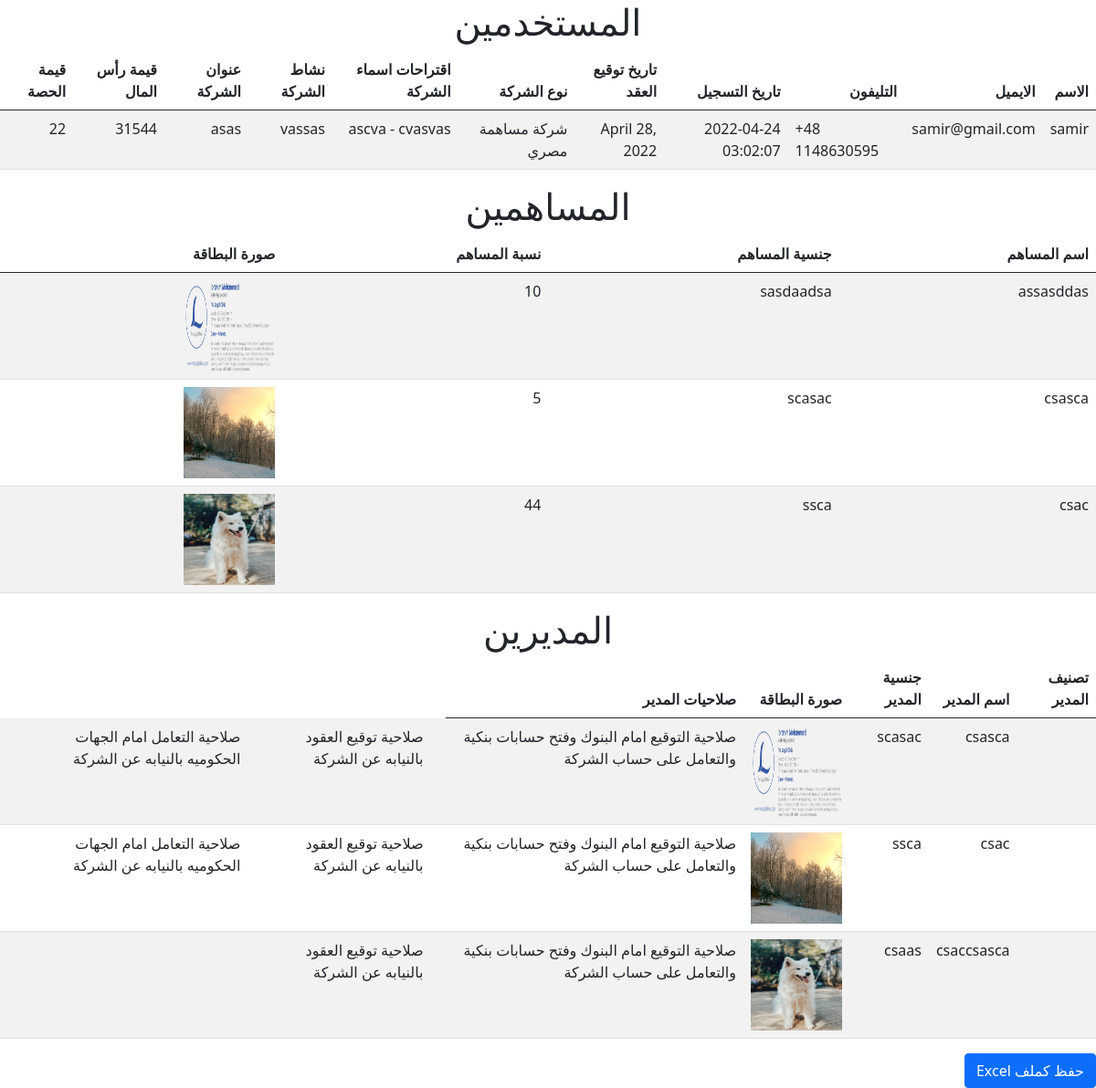
The page /legal-form-ar/legal-form/show.php?id=1 on the database its author committed.
### tables this page shows
CREATE TABLE `users` (
  `id` int(10) UNSIGNED NOT NULL,
  `name` varchar(255) NOT NULL,
  `email` varchar(255) NOT NULL,
  `phone` varchar(50) NOT NULL,
  `date` varchar(50) NOT NULL DEFAULT current_timestamp(),
  `signdate` varchar(50) DEFAULT NULL
);

CREATE TABLE `companies` (
  `id` int(10) UNSIGNED NOT NULL,
  `company_type` varchar(255) NOT NULL,
  `company_name` longtext NOT NULL CHECK (json_valid(`company_name`)),
  `company_address` varchar(255) DEFAULT NULL,
  `company_activity` varchar(255) DEFAULT NULL,
  `capital_value` int(11) NOT NULL,
  `capital_share` int(11) NOT NULL,
  `user_id` int(10) UNSIGNED NOT NULL
);

CREATE TABLE `shareholders` (
  `id` int(10) UNSIGNED NOT NULL,
  `shareholder_name` varchar(55) NOT NULL,
  `shareholder_nationality` varchar(55) DEFAULT NULL,
  `shareholder_percenatage` int(10) DEFAULT NULL,
  `shareholder_personal_id` varchar(500) DEFAULT NULL,
  `company_id` int(10) UNSIGNED NOT NULL
);

CREATE TABLE `managers` (
  `id` int(10) NOT NULL,
  `manager_name` varchar(255) NOT NULL,
  `manager_nationality` varchar(255) NOT NULL,
  `manager_personal_id` varchar(255) DEFAULT NULL,
  `perm1` varchar(50) DEFAULT NULL,
  `perm2` varchar(50) DEFAULT NULL,
  `perm3` varchar(50) DEFAULT NULL,
  `manager_type` varchar(255) DEFAULT NULL,
  `company_id` int(10) NOT NULL
);

### legal-form-ar/legal-form/show.php (the view, shortened to what this page needs)
<?php
$database_instance = Database::getInstance();
$connection = $database_instance->getConnection();
if(isset($_GET["id"])){
    $id = $_GET['id'];
}
global $managers_array;
global $shareholders_array;
$user = "SELECT * FROM users WHERE id = $id";
$result_user = mysqli_query($connection, $user);
$row_user = mysqli_fetch_assoc($result_user);
$company = "SELECT * from companies where user_id = $id";
$result_company = mysqli_query($connection, $company);
$row_company = mysqli_fetch_assoc($result_company);
$company_names = json_decode($row_company["company_name"]);
$company_id = "SELECT id from companies where user_id = $id";
$result_company_id = mysqli_query($connection, $company_id);
$row_company_id = mysqli_fetch_assoc($result_company_id);
$company_id = $row_company_id["id"];
$shareholders = "SELECT * from shareholders where company_id= $company_id";
$result_shareholders = mysqli_query($connection, $shareholders);
while($row_shareholders = mysqli_fetch_assoc($result_shareholders)){
    $shareholders_array[] = $row_shareholders;
}
$managers = "SELECT * from managers where company_id= $company_id";
$result_managers = mysqli_query($connection, $managers);
while($row_managers  = mysqli_fetch_assoc($result_managers)){
    $managers_array[] = $row_managers;
}
?>
<!DOCTYPE html>
<html lang="en">
<head>
    <link href="css/bootstrap.min.css" rel="stylesheet" >
</head>
<body  dir ="rtl">
<center><h1>المستخدمين</h1></center>
<table class = "table table-striped" id = "tbl_exporttable_to_xls">
<thead>
    <tr>
        <th>الاسم</th>
        <th>الايميل</th>
        <th>التليفون</th>
        <th> تاريخ التسجيل</th>
        <th>تاريخ توقيع العقد </th>
        <th>نوع الشركة</th>
        <th>اقتراحات اسماء الشركة</th>
        <th>نشاط الشركة</th>
        <th>عنوان الشركة</th>
        <th>قيمة رأس المال</th>
        <th>قيمة الحصة</th>
    </tr>
</thead>
<tbody>
    <tr>
        <td><?php echo $row_user["name"]; ?></td>
        <td><?php echo $row_user["email"]; ?></td>
        <td dir = "ltr"><?php echo $row_user["phone"]; ?></td>
        <td><?php echo $row_user["date"]; ?></td>
        <td><?php echo $row_user["signdate"]; ?></td>
        <?php
         if($row_company["company_type"]== "JointStockIncorporation"){
              ?>
            <td>شركة مساهمة مصري</td>
        <?php
     }
      ?>
<td>
        <?php
          for ($i = 0;$i<count($company_names);$i++){
         ?>
        <?php
        if ($i == count($company_names)-1)
        {
            echo $company_names[$i];
        }
        else {
            echo $company_names[$i]."  -  ";
        }
          ?>
        <?php
          }
        ?>
    </td>
        <td><?php   echo $row_company["company_activity"]; ?></td>
        <td><?php  echo $row_company["company_address"];  ?></td>
        <td><?php   echo $row_company["capital_value"];  ?></td>
        <td><?php echo $row_company["capital_share"];  ?></td>
    </tr>
</tbody>
</table>
<center><h1>المساهمين</h1></center>
<table class = "table table-striped" dir ="rtl" id = "tbl2_exporttable_to_xls">
<thead>
    <tr>
        <th>اسم المساهم</th>
        <th>جنسية المساهم</th>
        <th>نسبة المساهم</th>
        <th>صورة البطاقة</th>
    </tr>
</thead>
<tbody>
        <?php
          for($i = 0;$i <count($shareholders_array);$i++){
        ?>
    <tr>
        <td><?php echo $shareholders_array[$i]["shareholder_name"];  ?></td>
        <td><?php echo $shareholders_array[$i]["shareholder_nationality"];  ?></td>
        <td><?php echo $shareholders_array[$i]["shareholder_percenatage"];  ?></td>
        <td> <img src="<?php echo "uploads/".$shareholders_array[$i]['shareholder_personal_id'];?>"width="100"height="100"><p hidden><?php echo "http://localhost/"."uploads/".$shareholders_array[$i]['shareholder_personal_id']; ?></p></td>
    </tr>
    <?php
          }
    ?>
</tbody>
</table>
<center><h1>المديرين</h1></center>
 <table class = "table table-striped" dir ="rtl" id = "tbl3_exporttable_to_xls">
<thead>
    <tr>
        <th>تصنيف المدير</th>
        <th>اسم المدير</th>
        <th>جنسية المدير</th>
        <th>صورة البطاقة</th>
        <th>صلاحيات المدير</th>
    </tr>
</thead>
<tbody>
    <?php
    for($i = 0;$i <count($managers_array);$i++){
         ?>
    <tr>
        <?php
         if ($managers_array[$i]["manager_type"]=="ceo" ){
             echo  "<td>رئيس مجلس الادارة</td>";
         }else if($managers_array[$i]["manager_type"]=="director_member"){
          echo "<td>عضو مجلس ادارة</td>";
         }else if ($managers_array[$i]["manager_type"]=="director_manager") {
         echo "<td>عضو منتدب</td>";
        }else {
                echo "<td></td>";
         }
        ?>
        <td><?php echo  $managers_array[$i]["manager_name"];  ?></td>
        <td><?php echo $managers_array[$i]["manager_nationality"];  ?></td>
        <td> <img src="<?php echo "uploads/".$managers_array[$i]["manager_personal_id"];?>"width="100"height="100"><p hidden><?php echo "http://localhost/"."uploads/".$managers_array[$i]["manager_personal_id"]; ?></p></td>
        <td><?php echo ($managers_array[$i]["perm1"]==1 ? 'صلاحية التوقيع امام البنوك وفتح حسابات بنكية والتعامل على حساب الشركة' : ''); ?> <td>
        <td> <?php echo ($managers_array[$i]["perm2"]==1 ? 'صلاحية توقيع العقود بالنيابه عن الشركة' : ''); ?> <td>
        <td><?php echo ($managers_array[$i]["perm3"]==1 ? 'صلاحية التعامل امام الجهات الحكوميه بالنيابه عن الشركة' : ''); ?> <td>
    </tr>
    <?php
          }
    ?>
</tbody>
 </table>
 <button type="button" class="btn btn-primary"  onclick="ExportToExcel('xlsx');" id = "excel">
     حفظ كملف Excel
</button>
</body>

### rows shown on the page
users: name "samir", email "samir@gmail.com", phone "+48 1148630595", date "2022-04-24 03:02:07", signdate "April 28, 2022"
companies: company_name "ascva", company_name "cvasvas", company_activity "vassas", company_address "asas", capital_value "31544", capital_share "22"
shareholders: shareholder_name "assasddas", shareholder_nationality "sasdaadsa", shareholder_percenatage "10", shareholder_personal (picture)
shareholders: shareholder_name "csasca", shareholder_nationality "scasac", shareholder_percenatage "5", shareholder_personal (picture)
shareholders: shareholder_name "csac", shareholder_nationality "ssca", shareholder_percenatage "44", shareholder_personal (picture)
managers: manager_name "csasca", manager_nationality "scasac", manager_personal (picture), shows "صلاحية التوقيع امام البنوك وفتح حسابات بنكية والتعامل على حساب الشركة", perm2 "صلاحية توقيع العقود بالنيابه عن الشركة", shows "صلاحية التعامل امام الجهات الحكوميه بالنيابه عن الشركة"
managers: manager_name "csac", manager_nationality "ssca", manager_personal (picture), shows "صلاحية التوقيع امام البنوك وفتح حسابات بنكية والتعامل على حساب الشركة", perm2 "صلاحية توقيع العقود بالنيابه عن الشركة", shows "صلاحية التعامل امام الجهات الحكوميه بالنيابه عن الشركة"
managers: manager_name "csaccsasca", manager_nationality "csaas", manager_personal (picture), shows "صلاحية التوقيع امام البنوك وفتح حسابات بنكية والتعامل على حساب الشركة", perm2 "صلاحية توقيع العقود بالنيابه عن الشركة"
